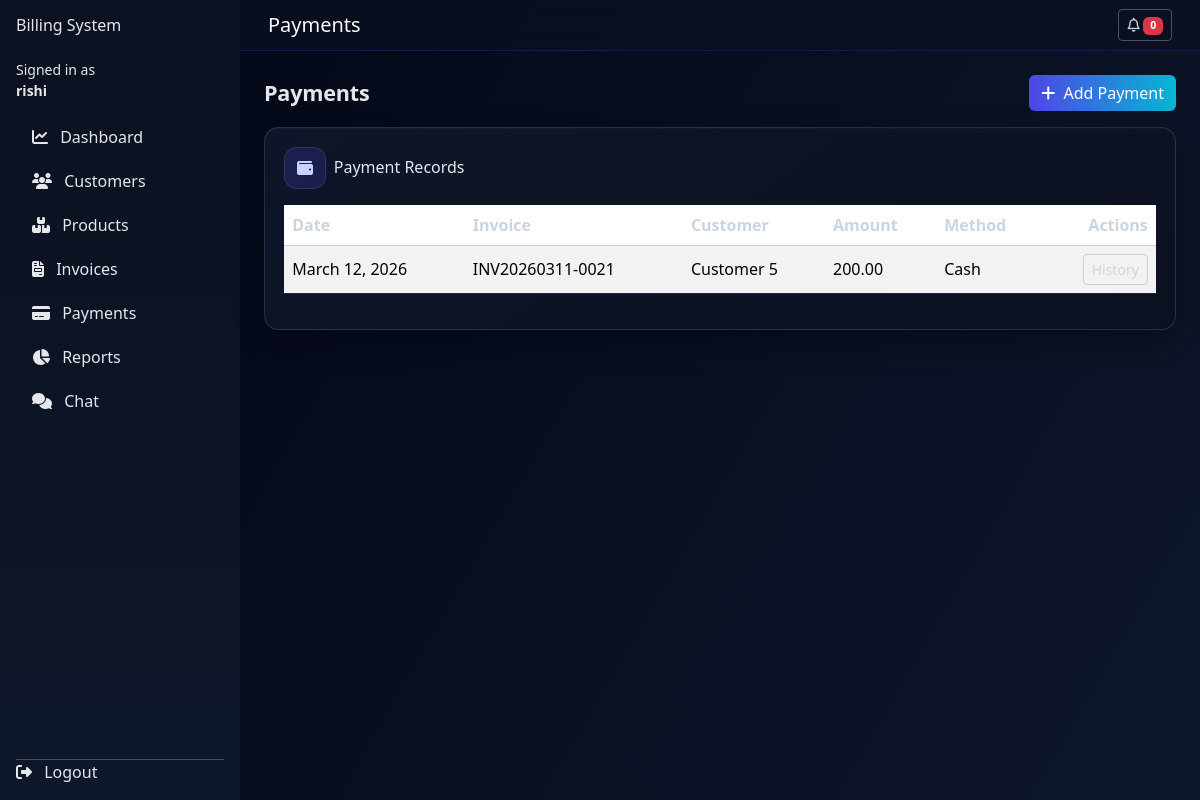
/payments/ (signed in), run on an earlier commit of the app's database.
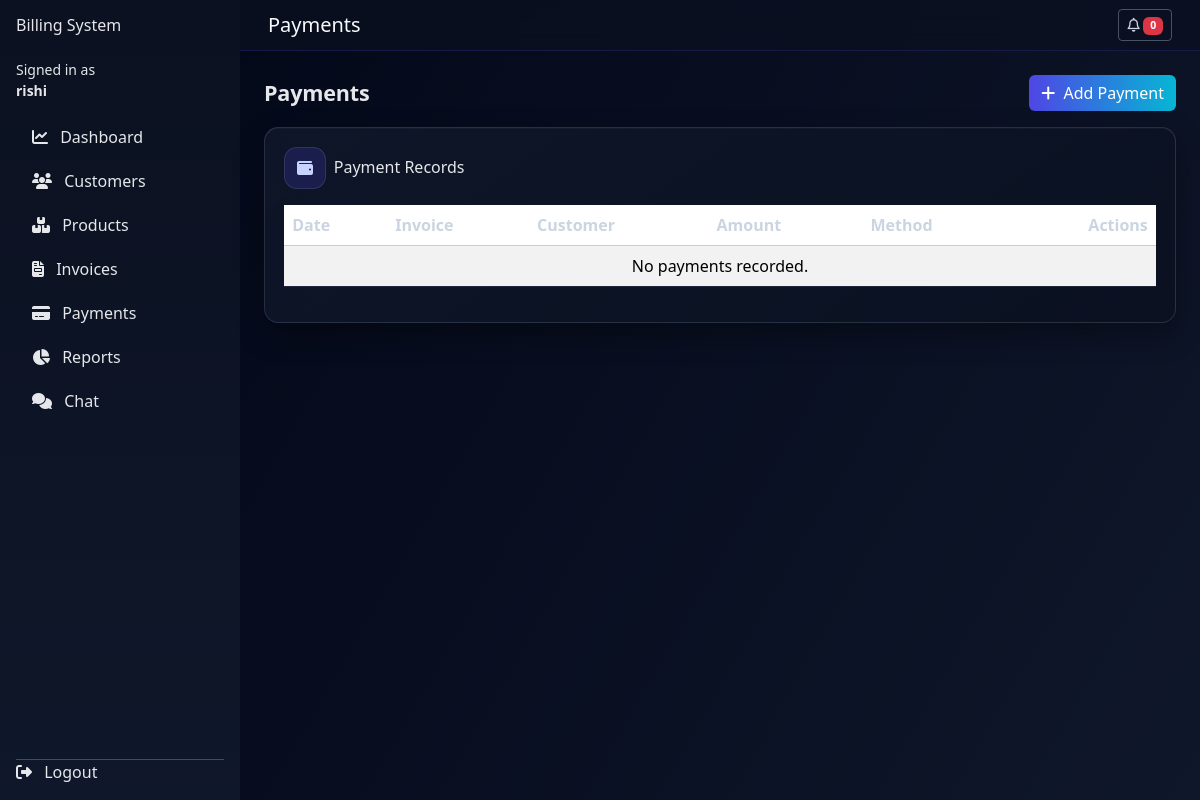
And on a later commit of the database.
### payments/models.py (models this page shows, shortened)
class Payment(models.Model):
    PAYMENT_METHOD_CHOICES = [
        ("cash", "Cash"),
        ("card", "Card"),
        ("upi", "UPI"),
        ("bank_transfer", "Bank Transfer"),
        ("other", "Other"),
    ]
    invoice = models.ForeignKey(Invoice, on_delete=models.CASCADE, related_name="payments")
    payment_date = models.DateField()
    amount_paid = models.DecimalField(max_digits=12, decimal_places=2)
    payment_method = models.CharField(max_length=20, choices=PAYMENT_METHOD_CHOICES)
    notes = models.CharField(max_length=255, blank=True)
    created_at = models.DateTimeField(auto_now_add=True)
    class Meta:
        ordering = ["-payment_date", "-id"]

### invoices/models.py (models this page shows, shortened)
class Invoice(models.Model):
    business = models.ForeignKey(
        "users.Business",
        on_delete=models.CASCADE,
        related_name="invoices",
        null=True,
        blank=True,
    )
    STATUS_CHOICES = [
        ("paid", "Paid"),
        ("unpaid", "Unpaid"),
        ("partial", "Partially Paid"),
    ]
    invoice_number = models.CharField(max_length=50, unique=True)
    customer = models.ForeignKey(Customer, on_delete=models.CASCADE, related_name="invoices")
    invoice_date = models.DateField()
    subtotal = models.DecimalField(max_digits=12, decimal_places=2)
    tax_amount = models.DecimalField(max_digits=12, decimal_places=2)
    total_amount = models.DecimalField(max_digits=12, decimal_places=2)
    status = models.CharField(max_length=10, choices=STATUS_CHOICES, default="unpaid")
    created_at = models.DateTimeField(auto_now_add=True)
    updated_at = models.DateTimeField(auto_now=True)
    class Meta:
        ordering = ["-invoice_date", "-id"]

### customers/models.py (models this page shows, shortened)
class Customer(models.Model):
    business = models.ForeignKey(
        "users.Business",
        on_delete=models.CASCADE,
        related_name="customers",
        null=True,
        blank=True,
    )
    name = models.CharField(max_length=255)
    phone = models.CharField(max_length=20)
    email = models.EmailField(blank=True)
    address = models.TextField(blank=True)
    gst_number = models.CharField(max_length=30, blank=True)
    created_at = models.DateTimeField(auto_now_add=True)
    class Meta:
        ordering = ["name"]

### payments/views.py (the view)
# urls.py: path("", views.payment_list, name="list"),
@login_required
@approved_business_required
def payment_list(request):
    payments = queryset_for_business(
        Payment.objects.select_related("invoice", "invoice__customer"),
        request.user,
        business_field="invoice__business",
    ).order_by("-payment_date", "-id")
    return render(request, "payments/payment_list.html", {"payments": payments})

### users/utils.py (called while the page is built)
def is_staff_or_superuser(user):
    return user.is_authenticated and (user.is_superuser or user.is_staff)

def queryset_for_business(model_qs: QuerySet, user, *, business_field: str = "business"):
    if is_staff_or_superuser(user):
        return model_qs
    b = get_owner_business(user)
    if not b:
        return model_qs.none()
    return model_qs.filter(**{business_field: b})

### templates/payments/payment_list.html (shortened to what this page needs)
{% extends "base.html" %}
{% block page_title %}Payments{% endblock %}
{% block content %}
<div class="d-flex justify-content-between align-items-center mb-3 list-page-head">
  <h2 class="mb-0">Payments</h2>
  <a href="{% url 'payments:add' %}" class="btn btn-primary button-ripple">
    <i class="fa-solid fa-plus me-1"></i> Add Payment
  </a>
</div>
<div class="table-shell reveal-up">
  <div class="d-flex align-items-center gap-2 mb-3">
    <span class="table-icon"><i class="fa-solid fa-wallet"></i></span>
    <h6 class="mb-0">Payment Records</h6>
  </div>
<div class="table-responsive">
  <table class="table table-striped table-hover align-middle">
    <thead>
      <tr>
        <th>Date</th>
        <th>Invoice</th>
        <th>Customer</th>
        <th>Amount</th>
        <th>Method</th>
        <th class="text-end">Actions</th>
      </tr>
    </thead>
    <tbody>
      {% for payment in payments %}
        <tr>
          <td>{{ payment.payment_date }}</td>
          <td>{{ payment.invoice.invoice_number }}</td>
          <td>{{ payment.invoice.customer.name }}</td>
          <td>{{ payment.amount_paid }}</td>
          <td>{{ payment.get_payment_method_display }}</td>
          <td class="text-end">
            <a href="{% url 'payments:history' payment.invoice.id %}" class="btn btn-sm btn-outline-secondary">
              History
            </a>
          </td>
        </tr>
      {% empty %}
        <tr>
          <td colspan="6" class="text-center">No payments recorded.</td>
        </tr>
      {% endfor %}
    </tbody>
  </table>
</div>
</div>
{% endblock %}

What changed in the data, as far as the page shows it:
removed Payment: payment_date "March 12, 2026", invoice.invoice_number "INV20260311-0021", invoice.customer.name "Customer 5", amount_paid "200.00", payment_method "Cash"
Also different on the page:
text now shown: "No payments recorded."
